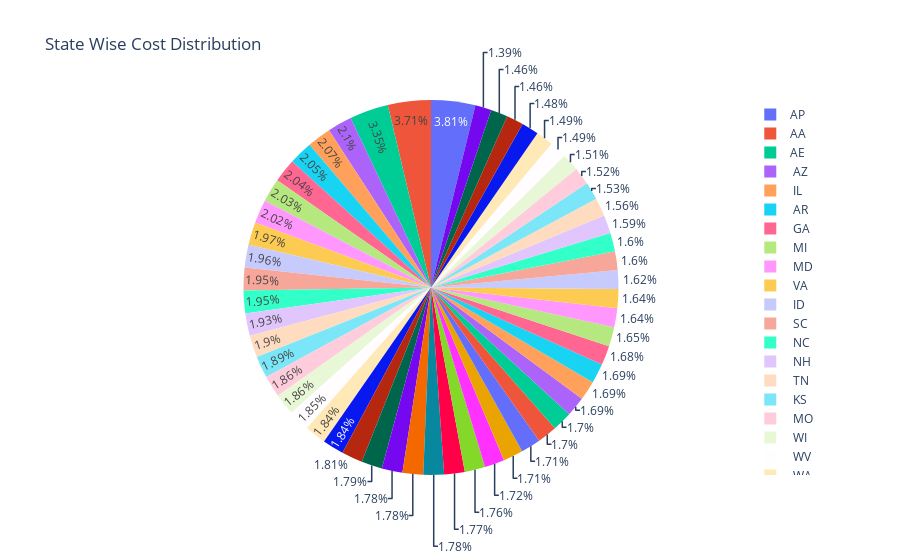

This figure's notebook cell:
### Code cell
fig = px.pie(df, values='Cost', names='State_Code', title='State Wise Cost Distribution')
fig.show()

### Figure 1 — Plotly figure (JSON) as saved in the notebook; plotly's stock layout.template omitted (floating-point values rounded to 4 significant figures; data arrays with more than 128 entries replaced by an {"elided": "..."} marker saying what was removed)
{"data": [{"domain": {"x": [0, 1], "y": [0, 1]}, "hovertemplate": "State_Code=%{label}<br>Cost=%{value}<extra></extra>", "labels": {"elided": "6500 str values"}, "legendgroup": "", "name": "", "showlegend": true, "type": "pie", "values": {"elided": "6500 float values"}}], "layout": {"legend": {"tracegroupgap": 0}, "title": {"text": "State Wise Cost Distribution"}}}
